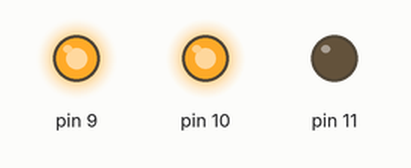
Recording of a sketch running on a simulated Arduino Uno, built with avr-gcc and run on an emulated ATmega328P. Shown: output pins drawn as LEDs (lit = HIGH).

Above: at 0.05 s.
At 1.95 s:
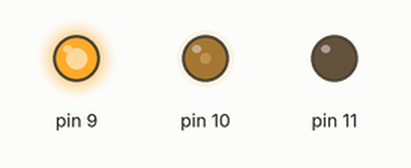
At 3.85 s:
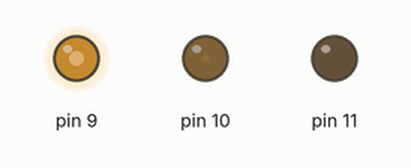
At 7.65 s:
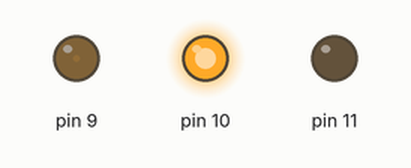
At 11.45 s:
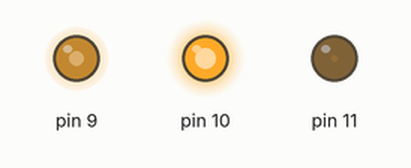
At 15.25 s:
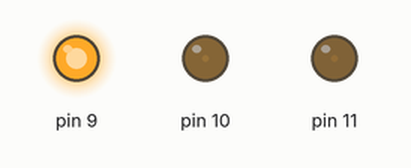
Timing chart, 0 to 19.9 s (numbered marks = the images above):
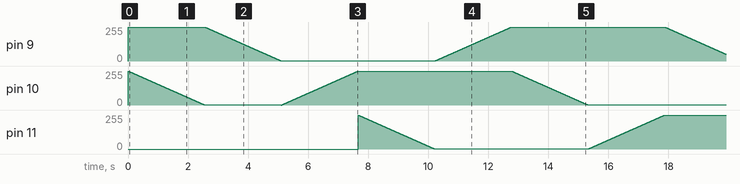

The sketch:

sketch_aug15a.ino
```cpp
void setup() {
  pinMode(11, OUTPUT); // r
  pinMode(10, OUTPUT); //g
  pinMode(9, OUTPUT); // b

  analogWrite(11, 0);
  analogWrite(10, 255);
  analogWrite(9, 255);
}

int r = 255;
int g = 255;
int b = 255;

int maxi = 255;
int mini = 0;

int d_lay = 10;

void loop() {
  arcoiris();
}

void arcoiris(){
  for(g; g > mini; g--){
      analogWrite(10, g);
      delay(d_lay);
  }
  for(r; r < maxi; r++){
      analogWrite(11, r);
      delay(d_lay);
  }
  for(b; b > mini; b--){
      analogWrite(9, b);
      delay(d_lay);
  }
  for(g; g < maxi; g++){
      analogWrite(10, g);
      delay(d_lay);
  }
  for(r; r > mini; r--){
      analogWrite(11, r);
      delay(d_lay);
  }
  for(b; b < maxi; b++){
      analogWrite(9, b);
      delay(d_lay);
  }
}

void red(){
  for(r; r > mini; r--){
      analogWrite(11, r);
      delay(d_lay);
  }
  for(r; r < maxi; r++){
      analogWrite(11, r);
      delay(d_lay);
  }
}

void green(){
  for(g; g > mini; g--){
      analogWrite(10, g);
      delay(d_lay);
  }
  for(g; g < maxi; g++){
      analogWrite(10, g);
      delay(d_lay);
  }
}

void blue(){
  for(b; b > mini; b--){
      analogWrite(9, b);
      delay(d_lay);
  }
  for(b; b < maxi; b++){
      analogWrite(9, b);
      delay(d_lay);
  }
}
```
